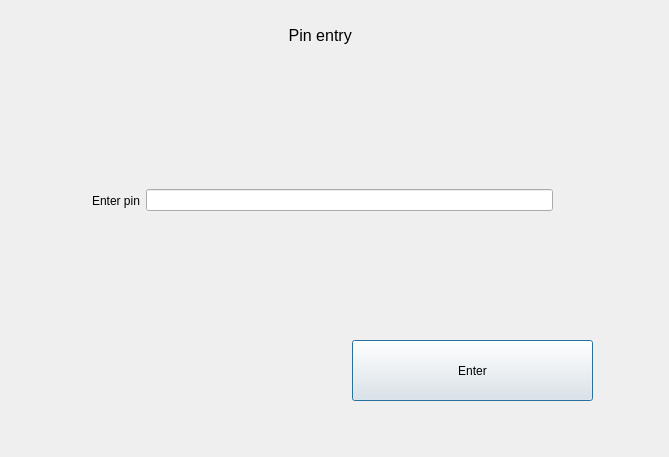
<?xml version="1.0" encoding="UTF-8"?>
<ui version="4.0">
 <class>Pin_entry</class>
 <widget class="QDialog" name="Pin_entry">
  <property name="geometry">
   <rect>
    <x>0</x>
    <y>0</y>
    <width>669</width>
    <height>457</height>
   </rect>
  </property>
  <property name="windowTitle">
   <string>Dialog</string>
  </property>
  <widget class="QLabel" name="label_2">
   <property name="geometry">
    <rect>
     <x>160</x>
     <y>20</y>
     <width>331</width>
     <height>31</height>
    </rect>
   </property>
   <property name="font">
    <font>
     <pointsize>12</pointsize>
    </font>
   </property>
   <property name="text">
    <string>                             Pin entry</string>
   </property>
  </widget>
  <widget class="QPushButton" name="btn_enter">
   <property name="geometry">
    <rect>
     <x>352</x>
     <y>340</y>
     <width>241</width>
     <height>61</height>
    </rect>
   </property>
   <property name="text">
    <string>Enter</string>
   </property>
  </widget>
  <widget class="QWidget" name="">
   <property name="geometry">
    <rect>
     <x>92</x>
     <y>140</y>
     <width>461</width>
     <height>121</height>
    </rect>
   </property>
   <layout class="QHBoxLayout" name="horizontalLayout">
    <item>
     <widget class="QLabel" name="label">
      <property name="text">
       <string>Enter pin</string>
      </property>
     </widget>
    </item>
    <item>
     <widget class="QLineEdit" name="lne_pin"/>
    </item>
   </layout>
  </widget>
 </widget>
 <resources/>
 <connections/>
</ui>
